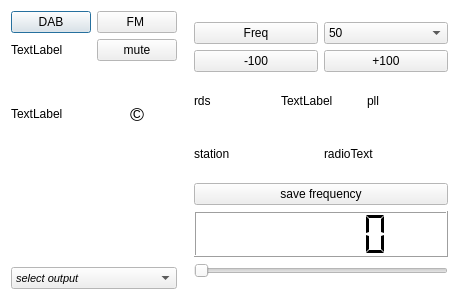
<?xml version="1.0" encoding="UTF-8"?>
<ui version="4.0">
 <author>jan</author>
 <class>duoreceiver</class>
 <widget class="QDialog" name="duoreceiver">
  <property name="geometry">
   <rect>
    <x>0</x>
    <y>0</y>
    <width>470</width>
    <height>300</height>
   </rect>
  </property>
  <property name="palette">
   <palette>
    <active>
     <colorrole role="Base">
      <brush brushstyle="SolidPattern">
       <color alpha="255">
        <red>255</red>
        <green>255</green>
        <blue>255</blue>
       </color>
      </brush>
     </colorrole>
     <colorrole role="Window">
      <brush brushstyle="SolidPattern">
       <color alpha="255">
        <red>255</red>
        <green>255</green>
        <blue>255</blue>
       </color>
      </brush>
     </colorrole>
    </active>
    <inactive>
     <colorrole role="Base">
      <brush brushstyle="SolidPattern">
       <color alpha="255">
        <red>255</red>
        <green>255</green>
        <blue>255</blue>
       </color>
      </brush>
     </colorrole>
     <colorrole role="Window">
      <brush brushstyle="SolidPattern">
       <color alpha="255">
        <red>255</red>
        <green>255</green>
        <blue>255</blue>
       </color>
      </brush>
     </colorrole>
    </inactive>
    <disabled>
     <colorrole role="Base">
      <brush brushstyle="SolidPattern">
       <color alpha="255">
        <red>255</red>
        <green>255</green>
        <blue>255</blue>
       </color>
      </brush>
     </colorrole>
     <colorrole role="Window">
      <brush brushstyle="SolidPattern">
       <color alpha="255">
        <red>255</red>
        <green>255</green>
        <blue>255</blue>
       </color>
      </brush>
     </colorrole>
    </disabled>
   </palette>
  </property>
  <property name="font">
   <font>
    <weight>50</weight>
    <bold>false</bold>
   </font>
  </property>
  <property name="windowTitle">
   <string>duoreceiver-1.0</string>
  </property>
  <property name="windowIconText">
   <string>QUIT</string>
  </property>
  <layout class="QHBoxLayout" name="horizontalLayout_14">
   <item>
    <layout class="QVBoxLayout" name="verticalLayout_5">
     <item>
      <layout class="QHBoxLayout" name="horizontalLayout">
       <item>
        <widget class="verySmallPushButton" name="dabSelector">
         <property name="toolTip">
          <string>&lt;html&gt;&lt;head/&gt;&lt;body&gt;&lt;p&gt;switch to DAB decoding&lt;/p&gt;&lt;/body&gt;&lt;/html&gt;</string>
         </property>
         <property name="text">
          <string>DAB</string>
         </property>
        </widget>
       </item>
       <item>
        <widget class="verySmallPushButton" name="fmSelector">
         <property name="toolTip">
          <string>&lt;html&gt;&lt;head/&gt;&lt;body&gt;&lt;p&gt;switch to FM reception&lt;/p&gt;&lt;p&gt;&lt;br/&gt;&lt;/p&gt;&lt;/body&gt;&lt;/html&gt;</string>
         </property>
         <property name="text">
          <string>FM </string>
         </property>
        </widget>
       </item>
      </layout>
     </item>
     <item>
      <layout class="QHBoxLayout" name="horizontalLayout_2">
       <item>
        <widget class="QLabel" name="functionDisplay">
         <property name="text">
          <string>TextLabel</string>
         </property>
        </widget>
       </item>
       <item>
        <widget class="verySmallPushButton" name="muteButton">
         <property name="toolTip">
          <string>&lt;html&gt;&lt;head/&gt;&lt;body&gt;&lt;p&gt;Mute the output. Touching the button again will stop muting&lt;/p&gt;&lt;/body&gt;&lt;/html&gt;</string>
         </property>
         <property name="text">
          <string>mute</string>
         </property>
        </widget>
       </item>
      </layout>
     </item>
     <item>
      <layout class="QHBoxLayout" name="horizontalLayout_12">
       <item>
        <widget class="QLabel" name="timeDisplay">
         <property name="text">
          <string>TextLabel</string>
         </property>
        </widget>
       </item>
       <item>
        <widget class="QLabel" name="copyrightLabel">
         <property name="font">
          <font>
           <pointsize>14</pointsize>
           <weight>50</weight>
           <bold>false</bold>
          </font>
         </property>
         <property name="toolTip">
          <string>&lt;html&gt;&lt;head/&gt;&lt;body&gt;&lt;p&gt;Qt-DAB copyright:&lt;/p&gt;&lt;p&gt;J van Katwijk, Lazy Chair Computing. J.vanKatwijk@gmail.com&lt;/p&gt;&lt;p&gt;Copyright of the Qt toolkit used: the Qt Company&lt;/p&gt;&lt;p&gt;Copyright of the libraries used for SDRplay, rtl-sdr based sticks, AIRspy, portaudio, libsndfile and libsamplerate and libfftw3 to their developers&lt;/p&gt;&lt;p&gt;Copyright of the MP2 library used Martin J Fiedler&lt;/p&gt;&lt;p&gt;Copyright of the firecode checker: Gnu Radio&lt;/p&gt;&lt;p&gt;Copyright of the Reed Solomon Decoder software: Phil Karns&lt;/p&gt;&lt;p&gt;Copyright of the code to create a correct header for the AAC files: Stefan Poeschel&lt;/p&gt;&lt;p&gt;All copyrights gratefully acknowledged&lt;/p&gt;&lt;p&gt;&lt;br/&gt;&lt;/p&gt;&lt;p&gt;The current layout of the GUI is based on a design of Luo Zhang, Thanks&lt;/p&gt;&lt;p&gt;&lt;br/&gt;&lt;/p&gt;&lt;p&gt;Qt-DAB (an SDR-J program) is distributed in the hope that it will be useful, but WITHOUT ANY WARRANTY; without even the implied warranty of MERCHANTABILITY or FITNESS FOR A PARTICULAR PURPOSE. See the GNU General Public License for more details.&lt;br/&gt;&lt;/p&gt;&lt;/body&gt;&lt;/html&gt;</string>
         </property>
         <property name="text">
          <string>©</string>
         </property>
         <property name="alignment">
          <set>Qt::AlignCenter</set>
         </property>
        </widget>
       </item>
      </layout>
     </item>
     <item>
      <widget class="QWidget" name="deviceControlWidget" native="true"/>
     </item>
     <item>
      <widget class="QComboBox" name="streamOutSelector">
       <property name="font">
        <font>
         <pointsize>8</pointsize>
         <weight>50</weight>
         <italic>true</italic>
         <bold>false</bold>
        </font>
       </property>
       <property name="toolTip">
        <string>&lt;html&gt;&lt;head/&gt;&lt;body&gt;&lt;p&gt;&lt;span style=&quot; font-size:10pt; font-style:normal;&quot;&gt;Select the audio output device. The list of devices is generated on program startup and depends on the computer configuration.&lt;/span&gt;&lt;/p&gt;&lt;/body&gt;&lt;/html&gt;</string>
       </property>
       <item>
        <property name="text">
         <string>select output</string>
        </property>
       </item>
      </widget>
     </item>
    </layout>
   </item>
   <item>
    <widget class="QStackedWidget" name="stackedWidget">
     <property name="currentIndex">
      <number>1</number>
     </property>
     <widget class="QWidget" name="page">
      <layout class="QHBoxLayout" name="horizontalLayout_11">
       <item>
        <layout class="QVBoxLayout" name="verticalLayout_3">
         <item>
          <layout class="QHBoxLayout" name="horizontalLayout_10">
           <item>
            <layout class="QVBoxLayout" name="verticalLayout_2">
             <item>
              <widget class="QListView" name="ensembleDisplay"/>
             </item>
            </layout>
           </item>
           <item>
            <layout class="QVBoxLayout" name="verticalLayout">
             <item>
              <widget class="QLabel" name="ensembleId">
               <property name="text">
                <string>ensemble</string>
               </property>
              </widget>
             </item>
             <item>
              <widget class="QLabel" name="serviceLabel">
               <property name="text">
                <string>serviceLabel</string>
               </property>
              </widget>
             </item>
             <item>
              <layout class="QHBoxLayout" name="horizontalLayout_5">
               <item>
                <widget class="QLabel" name="ficLabel">
                 <property name="text">
                  <string>FIC</string>
                 </property>
                </widget>
               </item>
               <item>
                <widget class="QLabel" name="stereoLabel">
                 <property name="text">
                  <string>stereo</string>
                 </property>
                </widget>
               </item>
              </layout>
             </item>
             <item>
              <widget class="smallComboBox" name="channelSelector">
               <property name="toolTip">
                <string>&lt;html&gt;&lt;head/&gt;&lt;body&gt;&lt;p&gt;channel selector, choose any of the channels of BAND III&lt;/p&gt;&lt;/body&gt;&lt;/html&gt;</string>
               </property>
               <item>
                <property name="text">
                 <string>channelSelector</string>
                </property>
               </item>
              </widget>
             </item>
             <item>
              <widget class="QComboBox" name="presetSelector">
               <property name="toolTip">
                <string>&lt;html&gt;&lt;head/&gt;&lt;body&gt;&lt;p&gt;Presets. Preferred services in any of the channels can be stored by clicking with the right mouse button on thr service when selected.&lt;/p&gt;&lt;p&gt;The channel and the servicename are stored.&lt;/p&gt;&lt;p&gt;Touching an element in the list in this combobox will select the service.&lt;/p&gt;&lt;p&gt;Of sources, preset elements are stored between program invocations.&lt;/p&gt;&lt;/body&gt;&lt;/html&gt;</string>
               </property>
               <item>
                <property name="text">
                 <string>presets</string>
                </property>
               </item>
              </widget>
             </item>
             <item>
              <layout class="QHBoxLayout" name="horizontalLayout_3">
               <item>
                <widget class="verySmallPushButton" name="prevChannelButton">
                 <property name="toolTip">
                  <string>&lt;html&gt;&lt;head/&gt;&lt;body&gt;&lt;p&gt;switch to the previous channel&lt;/p&gt;&lt;/body&gt;&lt;/html&gt;</string>
                 </property>
                 <property name="text">
                  <string>-</string>
                 </property>
                </widget>
               </item>
               <item>
                <widget class="verySmallPushButton" name="nextChannelButton">
                 <property name="toolTip">
                  <string>&lt;html&gt;&lt;head/&gt;&lt;body&gt;&lt;p&gt;switch to the next channel&lt;/p&gt;&lt;/body&gt;&lt;/html&gt;</string>
                 </property>
                 <property name="text">
                  <string>+</string>
                 </property>
                </widget>
               </item>
              </layout>
             </item>
             <item>
              <layout class="QHBoxLayout" name="horizontalLayout_4">
               <item>
                <widget class="verySmallPushButton" name="prevServiceButton">
                 <property name="toolTip">
                  <string>&lt;html&gt;&lt;head/&gt;&lt;body&gt;&lt;p&gt;switch to the previous service in the list and select that.&lt;/p&gt;&lt;/body&gt;&lt;/html&gt;</string>
                 </property>
                 <property name="text">
                  <string>-</string>
                 </property>
                </widget>
               </item>
               <item>
                <widget class="verySmallPushButton" name="nextServiceButton">
                 <property name="toolTip">
                  <string>&lt;html&gt;&lt;head/&gt;&lt;body&gt;&lt;p&gt;switch to the next service in the service list and select that&lt;/p&gt;&lt;/body&gt;&lt;/html&gt;</string>
                 </property>
                 <property name="text">
                  <string>+</string>
                 </property>
                </widget>
               </item>
              </layout>
             </item>
            </layout>
           </item>
          </layout>
         </item>
         <item>
          <widget class="QLabel" name="dynamicLabel">
           <property name="text">
            <string>dynamicLabel</string>
           </property>
          </widget>
         </item>
        </layout>
       </item>
      </layout>
     </widget>
     <widget class="QWidget" name="page_2">
      <layout class="QHBoxLayout" name="horizontalLayout_13">
       <item>
        <layout class="QVBoxLayout" name="verticalLayout_4">
         <item>
          <layout class="QHBoxLayout" name="horizontalLayout_6">
           <item>
            <widget class="QPushButton" name="freqButton">
             <property name="toolTip">
              <string>&lt;html&gt;&lt;head/&gt;&lt;body&gt;&lt;p&gt;Touching thiss button will show a small panel on which a frequency can be specified&lt;/p&gt;&lt;/body&gt;&lt;/html&gt;</string>
             </property>
             <property name="text">
              <string>Freq</string>
             </property>
            </widget>
           </item>
           <item>
            <widget class="QComboBox" name="fmDeemphasisSelector">
             <property name="toolTip">
              <string>&lt;html&gt;&lt;head/&gt;&lt;body&gt;&lt;p&gt;Deemphasis setting&lt;/p&gt;&lt;/body&gt;&lt;/html&gt;</string>
             </property>
             <item>
              <property name="text">
               <string>50</string>
              </property>
             </item>
             <item>
              <property name="text">
               <string>none</string>
              </property>
             </item>
             <item>
              <property name="text">
               <string>75</string>
              </property>
             </item>
            </widget>
           </item>
          </layout>
         </item>
         <item>
          <layout class="QHBoxLayout" name="horizontalLayout_7">
           <item>
            <widget class="QPushButton" name="freqDecrementButton">
             <property name="toolTip">
              <string>&lt;html&gt;&lt;head/&gt;&lt;body&gt;&lt;p&gt;go 100 KHz down in frequency&lt;/p&gt;&lt;/body&gt;&lt;/html&gt;</string>
             </property>
             <property name="text">
              <string>-100</string>
             </property>
            </widget>
           </item>
           <item>
            <widget class="QPushButton" name="freqIncrementButton">
             <property name="toolTip">
              <string>&lt;html&gt;&lt;head/&gt;&lt;body&gt;&lt;p&gt;go 100 KHz up in frequency&lt;/p&gt;&lt;/body&gt;&lt;/html&gt;</string>
             </property>
             <property name="text">
              <string>+100</string>
             </property>
            </widget>
           </item>
          </layout>
         </item>
         <item>
          <layout class="QHBoxLayout" name="horizontalLayout_8">
           <item>
            <widget class="QLabel" name="rdsSyncLabel">
             <property name="text">
              <string>rds</string>
             </property>
            </widget>
           </item>
           <item>
            <widget class="QLabel" name="speechLabel">
             <property name="text">
              <string>TextLabel</string>
             </property>
            </widget>
           </item>
           <item>
            <widget class="QLabel" name="pll_isLocked">
             <property name="text">
              <string>pll</string>
             </property>
            </widget>
           </item>
          </layout>
         </item>
         <item>
          <layout class="QHBoxLayout" name="horizontalLayout_9">
           <item>
            <widget class="QLabel" name="stationLabelTextBox">
             <property name="text">
              <string>station</string>
             </property>
            </widget>
           </item>
           <item>
            <widget class="QLabel" name="radioTextBox">
             <property name="text">
              <string>radioText</string>
             </property>
            </widget>
           </item>
          </layout>
         </item>
         <item>
          <widget class="QPushButton" name="freqSave">
           <property name="toolTip">
            <string>&lt;html&gt;&lt;head/&gt;&lt;body&gt;&lt;p&gt;touching this button will show a small window on which a name of the current frequency&lt;/p&gt;&lt;p&gt;can be set. The name and frequency are stored in a table&lt;/p&gt;&lt;/body&gt;&lt;/html&gt;</string>
           </property>
           <property name="text">
            <string>save frequency</string>
           </property>
          </widget>
         </item>
         <item>
          <widget class="QLCDNumber" name="lcd_Frequency">
           <property name="digitCount">
            <number>6</number>
           </property>
           <property name="segmentStyle">
            <enum>QLCDNumber::Flat</enum>
           </property>
          </widget>
         </item>
         <item>
          <widget class="QSlider" name="squelchSlider">
           <property name="orientation">
            <enum>Qt::Horizontal</enum>
           </property>
          </widget>
         </item>
        </layout>
       </item>
      </layout>
     </widget>
    </widget>
   </item>
  </layout>
 </widget>
 <layoutdefault spacing="6" margin="11"/>
 <pixmapfunction>qPixmapFromMimeSource</pixmapfunction>
 <customwidgets>
  <customwidget>
   <class>smallComboBox</class>
   <extends>QComboBox</extends>
   <header>smallcombobox.h</header>
  </customwidget>
  <customwidget>
   <class>verySmallPushButton</class>
   <extends>QPushButton</extends>
   <header>verysmallpushbutton.h</header>
  </customwidget>
 </customwidgets>
 <resources/>
 <connections/>
</ui>
